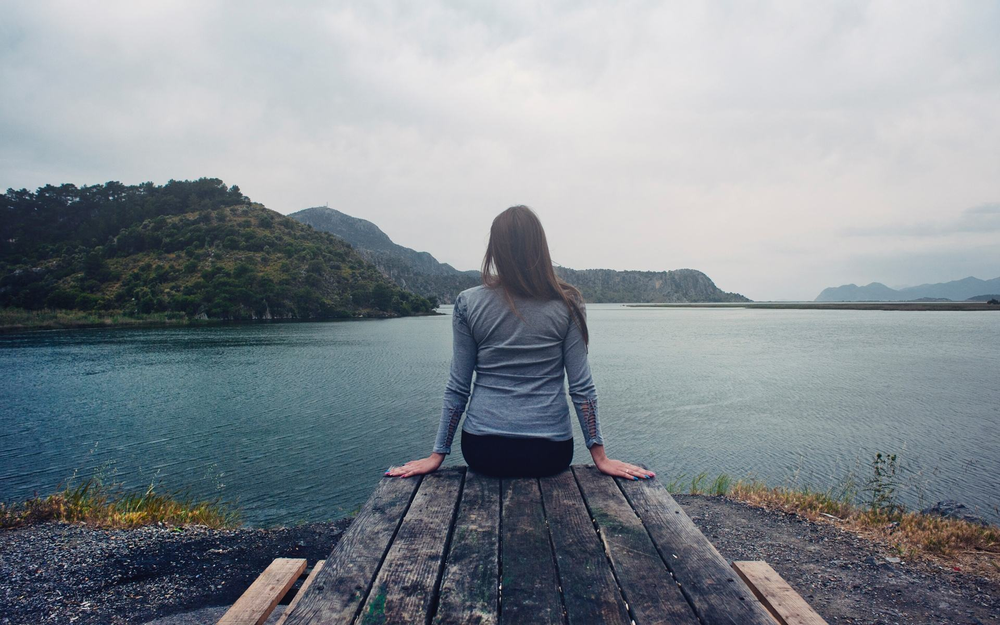
#> input picture 103+邓鋆+深圳/第六周/6.png, 1000 x 625 px, shrunk from 1920 x 1200 before the run
$ python gauss.py
#> lines starting #> are read from the running program, lines starting #| are printed output that depends on the picture
import numpy as np
import cv2
from numpy import shape
import random
def GaussianNoise(src,means,sigma,percetage):
    NoiseImg=src
    NoiseNum=int(percetage*src.shape[0]*src.shape[1]) #取 % 个像数点 加上 高斯分布

    GaussX = []
    GaussY= []

    for i in range(NoiseNum):
		#每次取一个随机点
		#把一张图片的像素用行和列表示的话，randX 代表随机生成的行，randY代表随机生成的列
        #random.randint生成随机整数
		#高斯噪声图片边缘不处理，故-1


        randX=random.randint(0,src.shape[0]-1)

        if(randX in GaussX):
            randX = random.randint(0, src.shape[0] - 1)
        GaussX.append(randX)

        randY=random.randint(0,src.shape[1]-1)

        if(randY in GaussY):
            randY=random.randint(0,src.shape[1]-1)

        GaussY.append(randY)

        #此处在原有像素灰度值上加上随机数
        NoiseImg[randX,randY]=NoiseImg[randX,randY]+random.gauss(means,sigma)
        #若灰度值小于0则强制为0，若灰度值大于255则强制为255
        if  NoiseImg[randX, randY]< 0:
            NoiseImg[randX, randY]=0
        elif NoiseImg[randX, randY]>255:
            NoiseImg[randX, randY]=255
    return NoiseImg


img = cv2.imread('6.png',0)
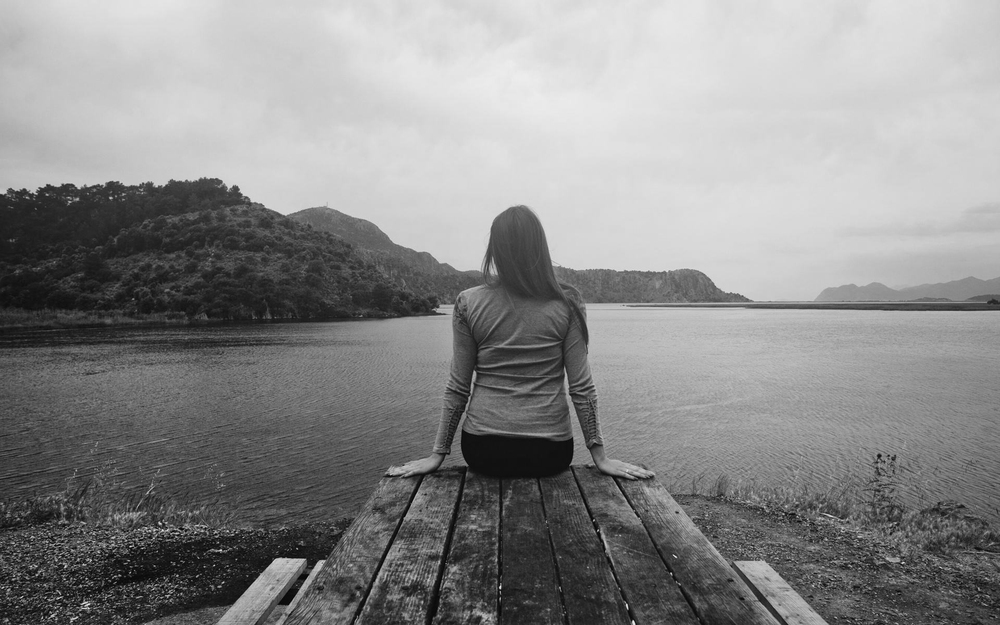
#> img: shape (625, 1000); min 0, max 244, mean 138.6
img1 = GaussianNoise(img,2,4,0.8)
#> after the loop in GaussianNoise, `for i in range(NoiseNum):`: GaussX = 500000 items
img = cv2.imread('6.png')
#> img is the input picture: shape (625, 1000, 3); mean B, G, R 146.9, 140.7, 133
img2 = cv2.cvtColor(img, cv2.COLOR_BGR2GRAY)

cv2.imshow('source',img2)
cv2.imshow('lenna_GaussianNoise',img1)
cv2.waitKey(0)
